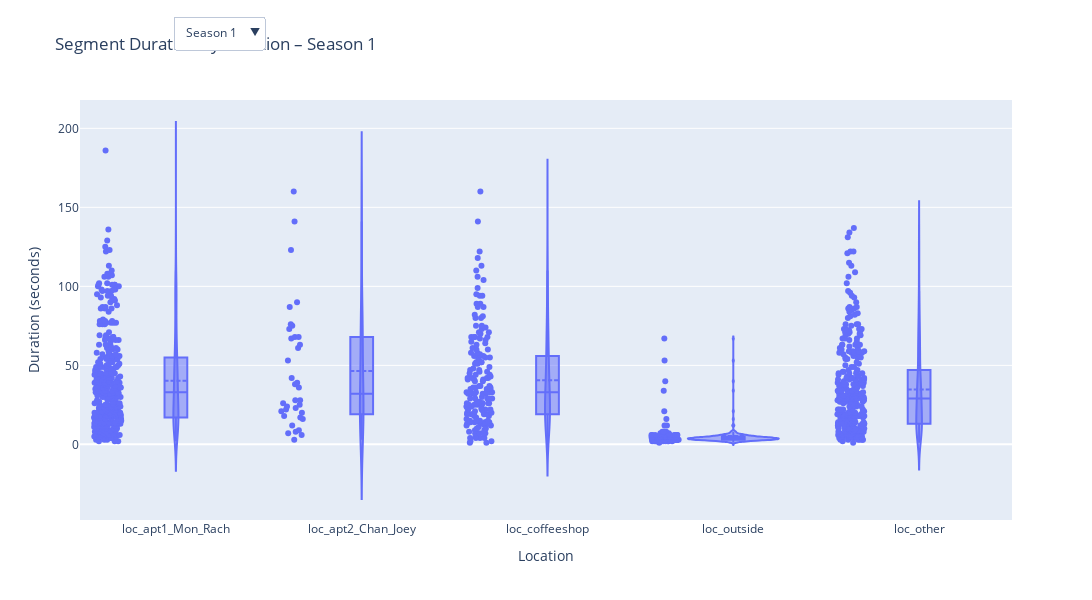

The cell this chart's notebook holds for it:
### Code cell
import plotly.graph_objects as go

# Sort seasons
seasons = sorted(df_true['season'].unique())
fig = go.Figure()

# Add one violin plot per season (but only first season is visible by default)
for i, season in enumerate(seasons):
    filtered_df = df_true[df_true['season'] == season]

    fig.add_trace(go.Violin(
        y=filtered_df["duration"],
        x=filtered_df["location"],
        name=f"Season {season}",
        box_visible=True,
        meanline_visible=True,
        points="all",
        hovertext=filtered_df["global_segment"],
        visible=(i == 0)
    ))

# Create dropdown buttons to toggle seasons
dropdown_buttons = [
    dict(
        label=f"Season {season}",
        method="update",
        args=[
            {"visible": [i == j for j in range(len(seasons))]},
            {"title": f"Segment Duration by Location – Season {season}"}
        ]
    )
    for i, season in enumerate(seasons)
]

# Update layout with dropdown and labels
fig.update_layout(
    updatemenus=[dict(
        buttons=dropdown_buttons,
        active=0,
        x=0.1,
        y=1.2,
        xanchor="left",
        yanchor="top"
    )],
    xaxis_title="Location",
    yaxis_title="Duration (seconds)",
    title=f"Segment Duration by Location – Season {seasons[0]}",
    width=1200,
    height=600
)

fig.show()

### Figure 1 — Plotly figure (JSON) as saved in the notebook; plotly's stock layout.template omitted (floating-point values rounded to 4 significant figures; data arrays with more than 128 entries replaced by an {"elided": "..."} marker saying what was removed)
{"data": [{"box": {"visible": true}, "hovertext": {"elided": "1037 float values"}, "meanline": {"visible": true}, "name": "Season 1", "points": "all", "type": "violin", "visible": true, "x": {"elided": "1037 str values"}, "y": {"elided": "1037 float values"}}, {"box": {"visible": true}, "hovertext": {"elided": "949 float values"}, "meanline": {"visible": true}, "name": "Season 2", "points": "all", "type": "violin", "visible": false, "x": {"elided": "949 str values"}, "y": {"elided": "949 float values"}}, {"box": {"visible": true}, "hovertext": {"elided": "944 float values"}, "meanline": {"visible": true}, "name": "Season 3", "points": "all", "type": "violin", "visible": false, "x": {"elided": "944 str values"}, "y": {"elided": "944 float values"}}, {"box": {"visible": true}, "hovertext": {"elided": "973 float values"}, "meanline": {"visible": true}, "name": "Season 4", "points": "all", "type": "violin", "visible": false, "x": {"elided": "973 str values"}, "y": {"elided": "973 float values"}}, {"box": {"visible": true}, "hovertext": {"elided": "1080 float values"}, "meanline": {"visible": true}, "name": "Season 5", "points": "all", "type": "violin", "visible": false, "x": {"elided": "1080 str values"}, "y": {"elided": "1080 float values"}}, {"box": {"visible": true}, "hovertext": {"elided": "1114 float values"}, "meanline": {"visible": true}, "name": "Season 6", "points": "all", "type": "violin", "visible": false, "x": {"elided": "1114 str values"}, "y": {"elided": "1114 float values"}}], "layout": {"height": 600, "title": {"text": "Segment Duration by Location – Season 1"}, "updatemenus": [{"active": 0, "buttons": [{"args": [{"visible": [true, false, false, false, false, false]}, {"title": "Segment Duration by Location – Season 1"}], "label": "Season 1", "method": "update"}, {"args": [{"visible": [false, true, false, false, false, false]}, {"title": "Segment Duration by Location – Season 2"}], "label": "Season 2", "method": "update"}, {"args": [{"visible": [false, false, true, false, false, false]}, {"title": "Segment Duration by Location – Season 3"}], "label": "Season 3", "method": "update"}, {"args": [{"visible": [false, false, false, true, false, false]}, {"title": "Segment Duration by Location – Season 4"}], "label": "Season 4", "method": "update"}, {"args": [{"visible": [false, false, false, false, true, false]}, {"title": "Segment Duration by Location – Season 5"}], "label": "Season 5", "method": "update"}, {"args": [{"visible": [false, false, false, false, false, true]}, {"title": "Segment Duration by Location – Season 6"}], "label": "Season 6", "method": "update"}], "x": 0.1, "xanchor": "left", "y": 1.2, "yanchor": "top"}], "width": 1200, "xaxis": {"title": {"text": "Location"}}, "yaxis": {"title": {"text": "Duration (seconds)"}}}}
